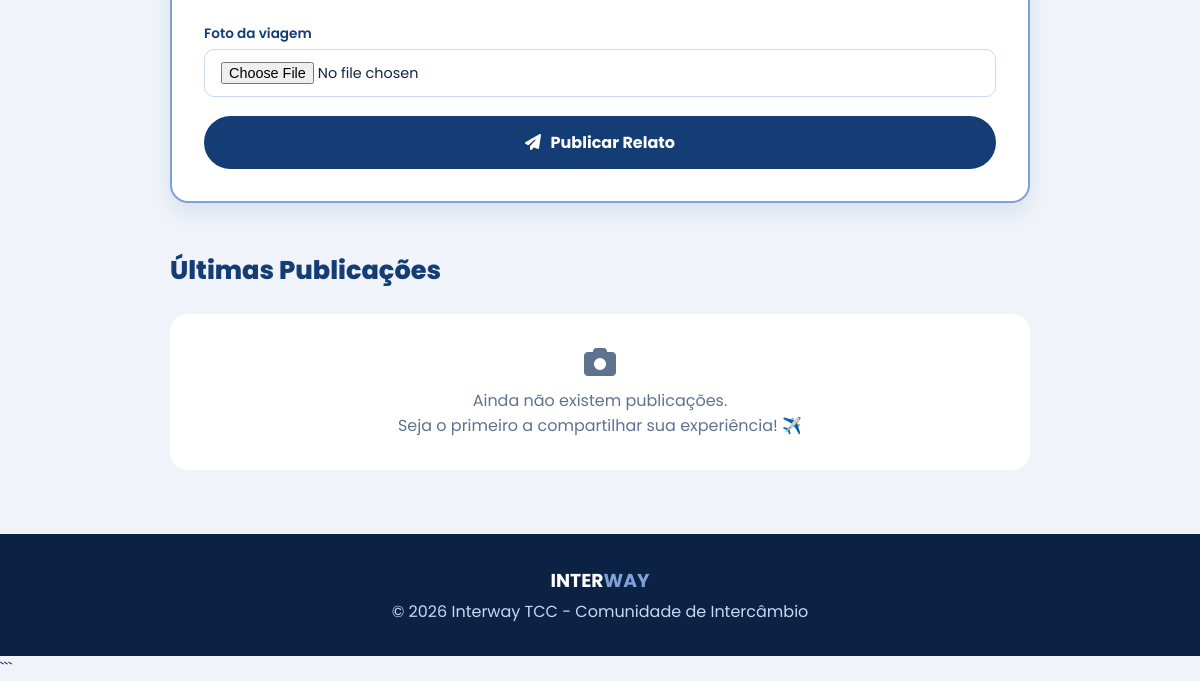
Before: /frontend/blog.php (lower part) with the older database file.
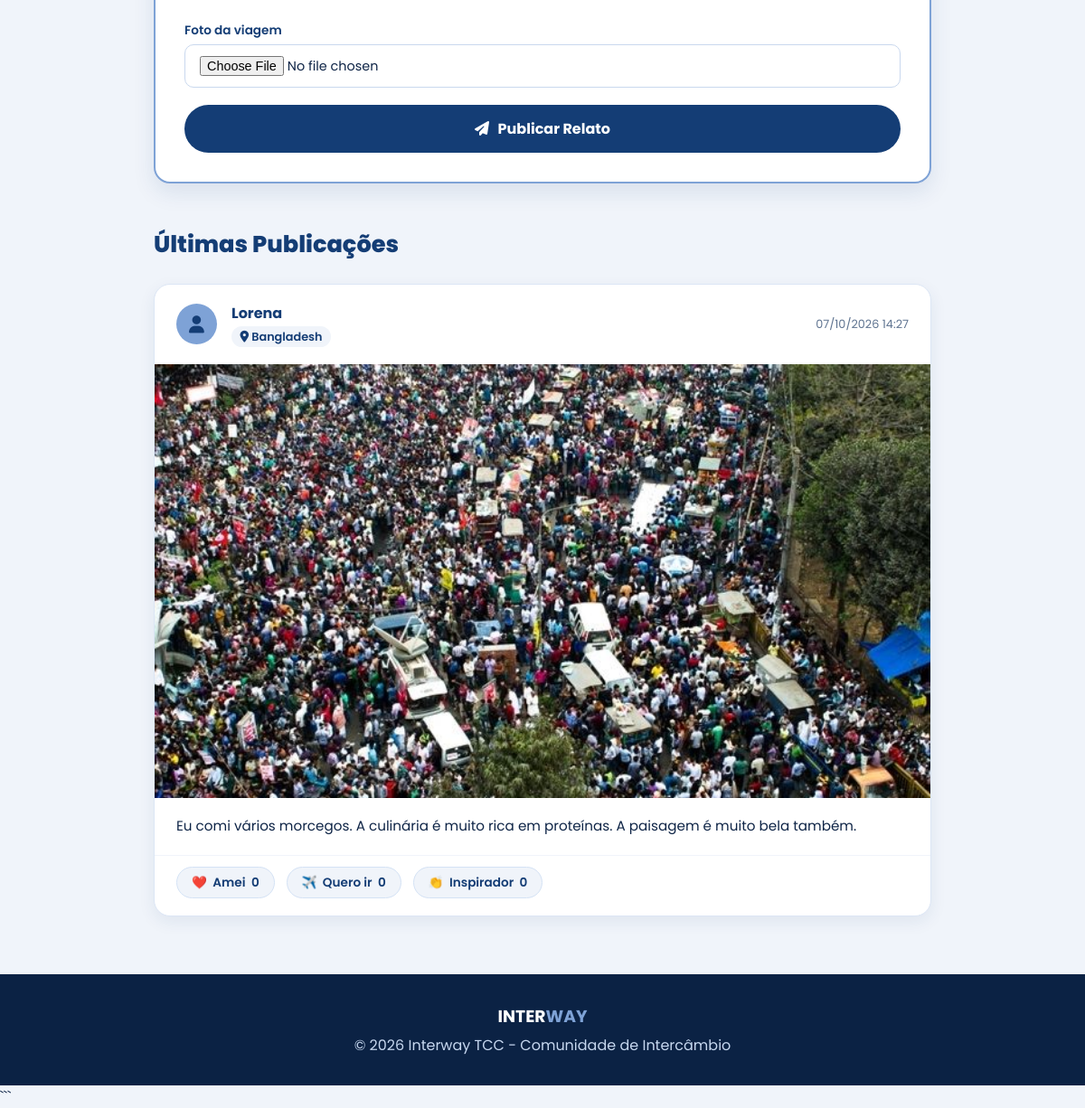
After: the same page with the newer database file.
### tables this page shows
CREATE TABLE `publicacoes` (
  `id` int(11) NOT NULL,
  `autor` varchar(100) NOT NULL,
  `destino` varchar(150) NOT NULL,
  `legenda` text NOT NULL,
  `foto` varchar(255) DEFAULT NULL,
  `data_publicacao` timestamp NOT NULL DEFAULT current_timestamp()
);

### frontend/blog.php (the view, shortened to what this page needs)
<?php
require_once "../backend/conexao.php";
$sql = "SELECT *
        FROM publicacoes
        ORDER BY data_publicacao DESC";
$stmt = $pdo->query($sql);
$publicacoes = $stmt->fetchAll(PDO::FETCH_ASSOC);
?>
<!DOCTYPE html>
<html lang="pt-BR">
<head>
    <link
        rel="stylesheet"
        href="https://cdnjs.cloudflare.com/ajax/libs/font-awesome/6.4.0/css/all.min.css"
    >
</head>
<body>
<main class="container blog-layout">
<section
    class="post-creator-card"
    id="criar-post"
>
    <form
        method="POST"
        enctype="multipart/form-data"
    >
        <div class="form-group">
        </div>
        <div class="form-group">
            <label for="foto-input">
                Foto da viagem
            </label>
            <input
                type="file"
                id="foto-input"
                name="foto"
                accept="image/*"
                required
            >
        </div>
        <button
            type="submit"
            class="btn-postar"
        >
            <i class="fa-solid fa-paper-plane"></i>
            Publicar Relato
        </button>
    </form>
</section>
<section class="feed-section">
    <h2 class="feed-title">
        Últimas Publicações
    </h2>
    <div class="feed-list">
        <?php if (count($publicacoes) > 0): ?>
            <?php foreach ($publicacoes as $publicacao): ?>
                <article class="post-card">
                    <header class="post-header">
                        <div class="author-avatar">
                            <i class="fa-solid fa-user"></i>
                        </div>
                        <div class="author-info">
                            <h4>
                                <?php
                                echo htmlspecialchars(
                                    $publicacao["autor"]
                                );
                                ?>
                            </h4>
                            <span class="destination-tag">
                                <i class="fa-solid fa-location-dot"></i>
                                <?php
                                echo htmlspecialchars(
                                    $publicacao["destino"]
                                );
                                ?>
                            </span>
                        </div>
                        <span class="post-time">
                            <?php
                            echo date(
                                "d/m/Y H:i",
                                strtotime(
                                    $publicacao["data_publicacao"]
                                )
                            );
                            ?>
                        </span>
                    </header>
                    <?php if (!empty($publicacao["foto"])): ?>
                        <div class="post-image-box">
                            <img
                                src="<?php
                                echo htmlspecialchars(
                                    $publicacao["foto"]
                                );
                                ?>"
                                alt="Foto da viagem"
                            >
                        </div>
                    <?php endif; ?>
                    <div class="post-content">
                        <p>
                            <?php
                            echo nl2br(
                                htmlspecialchars(
                                    $publicacao["legenda"]
                                )
                            );
                            ?>
                        </p>
                    </div>
                    <footer class="reactions-bar">
                        <button
                            type="button"
                            class="reaction-btn"
                            onclick="reagir(this)"
                        >
                            <span>
                                ❤️
                            </span>
                            <span>
                                Amei
                            </span>
                            <span class="count">
                                0
                            </span>
                        </button>
                        <button
                            type="button"
                            class="reaction-btn"
                            onclick="reagir(this)"
                        >
                            <span>
                                ✈️
                            </span>
                            <span>
                                Quero ir
                            </span>
                            <span class="count">
                                0
                            </span>
                        </button>
                        <button
                            type="button"
                            class="reaction-btn"
                            onclick="reagir(this)"
                        >
                            <span>
                                👏
                            </span>
                            <span>
                                Inspirador
                            </span>
                            <span class="count">
                                0
                            </span>
                        </button>
                    </footer>
                </article>
            <?php endforeach; ?>
        <?php else: ?>
            <div class="sem-postagens">
                <i
                    class="fa-solid fa-camera"
                    style="font-size: 2rem; margin-bottom: 10px;"
                ></i>
                <p>
                    Ainda não existem publicações.
                </p>
                <p>
                    Seja o primeiro a compartilhar
                    sua experiência! ✈️
                </p>
            </div>
        <?php endif; ?>
    </div>
</section>
</main>
<footer class="footer">
    <div class="container">
        <h3>
            INTER<span>WAY</span>
        </h3>
        <p>
            &copy; 2026 Interway TCC -
            Comunidade de Intercâmbio
        </p>
    </div>
</footer>
</body>
</html>

### frontend/blog.php (style rules this page uses)
:root { --banner-navy: #143d75; --banner-navy-dark: #0b2244; --banner-light-blue: #7ea2d6; --banner-bg-soft: #f0f4fa; --banner-white: #ffffff; --text-dark: #0f2547; --text-muted: #5e7390; --border-radius-banner: 18px; }
* { margin: 0; padding: 0; box-sizing: border-box; font-family: 'Poppins', sans-serif; }
body { background-color: var(--banner-bg-soft); color: var(--text-dark); }
.container { width: 90%; max-width: 860px; margin: 0 auto; }
.blog-layout { margin-top: -2rem; margin-bottom: 4rem; }
.post-creator-card { background: white; border-radius: var(--border-radius-banner); padding: 2rem; box-shadow: 0 10px 25px rgba(20,61,117,0.1); border: 2px solid var(--banner-light-blue); margin-bottom: 3rem; }
.form-group { margin-bottom: 1.2rem; }
.form-group label { display: block; font-size: 0.85rem; font-weight: 600; color: var(--banner-navy); margin-bottom: 0.3rem; }
.form-group input, .form-group textarea { width: 100%; padding: 0.75rem 1rem; border: 1px solid #c9d8ee; border-radius: 10px; font-size: 0.9rem; outline: none; }
.btn-postar { background-color: var(--banner-navy); color: white; border: none; padding: 0.85rem 1.8rem; border-radius: 50px; font-weight: 700; cursor: pointer; width: 100%; font-size: 1rem; transition: 0.3s; display: flex; align-items: center; justify-content: center; gap: 0.6rem; }
.feed-title { font-size: 1.6rem; font-weight: 800; color: var(--banner-navy); margin-bottom: 1.5rem; }
.feed-list { display: flex; flex-direction: column; gap: 2rem; }
.post-card { background: white; border-radius: var(--border-radius-banner); box-shadow: 0 6px 18px rgba(20,61,117,0.08); border: 1px solid #dce6f5; overflow: hidden; }
.post-header { display: flex; align-items: center; padding: 1.2rem 1.5rem; gap: 1rem; }
.author-avatar { width: 45px; height: 45px; background: var(--banner-light-blue); color: var(--banner-navy); border-radius: 50%; display: flex; align-items: center; justify-content: center; font-size: 1.2rem; }
.author-info h4 { font-size: 1rem; font-weight: 700; color: var(--banner-navy); }
.destination-tag { font-size: 0.8rem; color: var(--banner-navy); font-weight: 600; background: var(--banner-bg-soft); padding: 0.2rem 0.6rem; border-radius: 20px; }
.post-time { margin-left: auto; font-size: 0.8rem; color: var(--text-muted); }
.post-image-box { width: 100%; max-height: 480px; overflow: hidden; background: black; }
.post-image-box img { width: 100%; max-height: 480px; object-fit: cover; display: block; }
.post-content { padding: 1.2rem 1.5rem; font-size: 0.95rem; line-height: 1.6; }
.reactions-bar { display: flex; gap: 0.8rem; padding: 0.8rem 1.5rem 1.2rem; border-top: 1px solid #f0f4fa; }
.reaction-btn { background: var(--banner-bg-soft); border: 1px solid #d4e2f5; border-radius: 50px; padding: 0.4rem 1rem; cursor: pointer; display: inline-flex; align-items: center; gap: 0.4rem; font-weight: 600; font-size: 0.85rem; color: var(--banner-navy); transition: 0.2s; }
.footer { background: var(--banner-navy-dark); color: #c7d8f0; text-align: center; padding: 2rem 0; }
.footer h3 { color: white; margin-bottom: 0.3rem; }
.footer span { color: var(--banner-light-blue); }
.sem-postagens { background: white; padding: 2rem; border-radius: 18px; text-align: center; color: var(--text-muted); }

Changed rows visible on the page:
added publicacoes: autor "Lorena", destino "Bangladesh", data_publicacao "07/10/2026 14:27", foto (picture), legenda "Eu comi vários morcegos. A culinária é muito rica em proteínas. A paisagem é muito bela também."
Other visible differences:
text no longer shown: "Ainda não existem publicações. Seja o primeiro a compartilhar sua experiência! ✈️"
